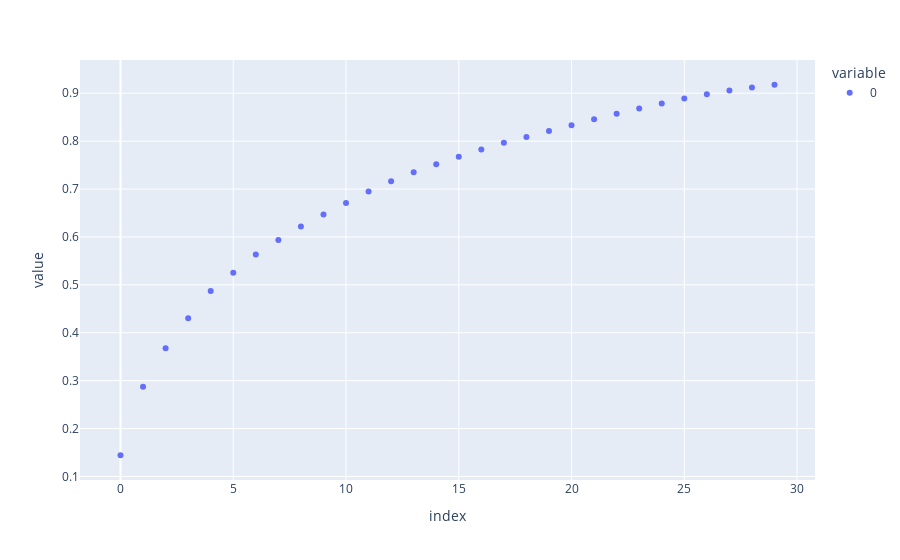

Notebook code cell kept with this figure:
### Code cell
aux = pca.explained_variance_ratio_
px.scatter(aux.cumsum())

### Figure 1 — Plotly figure (JSON) as saved in the notebook; plotly's stock layout.template omitted (floating-point values rounded to 4 significant figures)
{"data": [{"hovertemplate": "variable=0<br>index=%{x}<br>value=%{y}<extra></extra>", "legendgroup": "0", "marker": {"color": "#636efa", "symbol": "circle"}, "mode": "markers", "name": "0", "orientation": "v", "showlegend": true, "type": "scatter", "x": [0, 1, 2, 3, 4, 5, 6, 7, 8, 9, 10, 11, 12, 13, 14, 15, 16, 17, 18, 19, 20, 21, 22, 23, 24, 25, 26, 27, 28, 29], "xaxis": "x", "y": [0.1443, 0.2876, 0.3677, 0.4301, 0.4873, 0.5255, 0.5634, 0.5938, 0.6216, 0.6468, 0.6708, 0.6947, 0.7163, 0.7353, 0.7519, 0.7676, 0.7825, 0.7964, 0.8089, 0.8213, 0.8334, 0.8455, 0.8572, 0.8679, 0.8787, 0.889, 0.8981, 0.9057, 0.9119, 0.9178], "yaxis": "y"}], "layout": {"legend": {"title": {"text": "variable"}, "tracegroupgap": 0}, "margin": {"t": 60}, "xaxis": {"anchor": "y", "domain": [0, 1], "title": {"text": "index"}}, "yaxis": {"anchor": "x", "domain": [0, 1], "title": {"text": "value"}}}}
